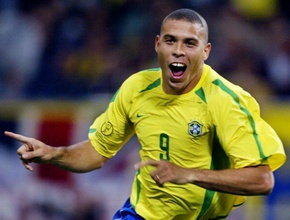
#> input picture image/ronaldo.jpg, 290 x 220 px, shrunk from 594 x 451 before the run
$ python face_detrect.py
#> lines starting #> are read from the running program, lines starting #| are printed output that depends on the picture; after the words box and inside, x2 and y2 are one past the last pixel; in counts of white or black regions, pixels touching at a corner belong together
import cv2 as cv

#create CascadeClassifier
haar_cascade = cv.CascadeClassifier('haar_face.xml')

"""image ronaldo"""
img_ronaldo = cv.imread('../image/ronaldo.jpg')
#> img_ronaldo is the input picture: shape (220, 290, 3); mean B, G, R 67.2, 96, 102.3
#cv.imshow('ronaldo', img_ronaldo)

gray_ronaldo = cv.cvtColor(img_ronaldo, cv.COLOR_BGR2GRAY)
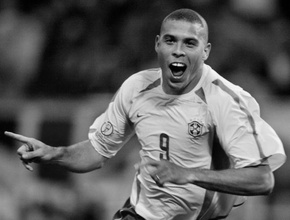
#> gray_ronaldo: shape (220, 290); min 0, max 249, mean 94.6
#cv.imshow('gray_ronaldo', gray_ronaldo)

faces_rect_ronaldo = haar_cascade.detectMultiScale(gray_ronaldo, scaleFactor=1.1, minNeighbors=3)
#> faces_rect_ronaldo = [[150, 18, 61, 61]]
print(f'Number of faces found = {len(faces_rect_ronaldo)}')
#| Number of faces found = 1

for (x,y,w,h) in faces_rect_ronaldo:
    cv.rectangle(img_ronaldo, (x,y), (x+w, y+h), (0,255,0), thickness=3)
#> this loop made 1 pass
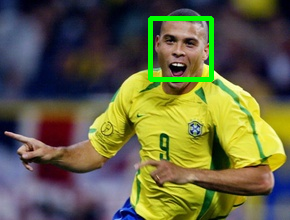
#> img_ronaldo: shape (220, 290, 3); 1.89% of pixels changed, all inside (x1, y1, x2, y2) = (148, 16, 214, 82)

cv.imshow('ronaldo_face', img_ronaldo)

"""image brazil"""
img_brazil = cv.imread('../image/brazil2002.jpg')
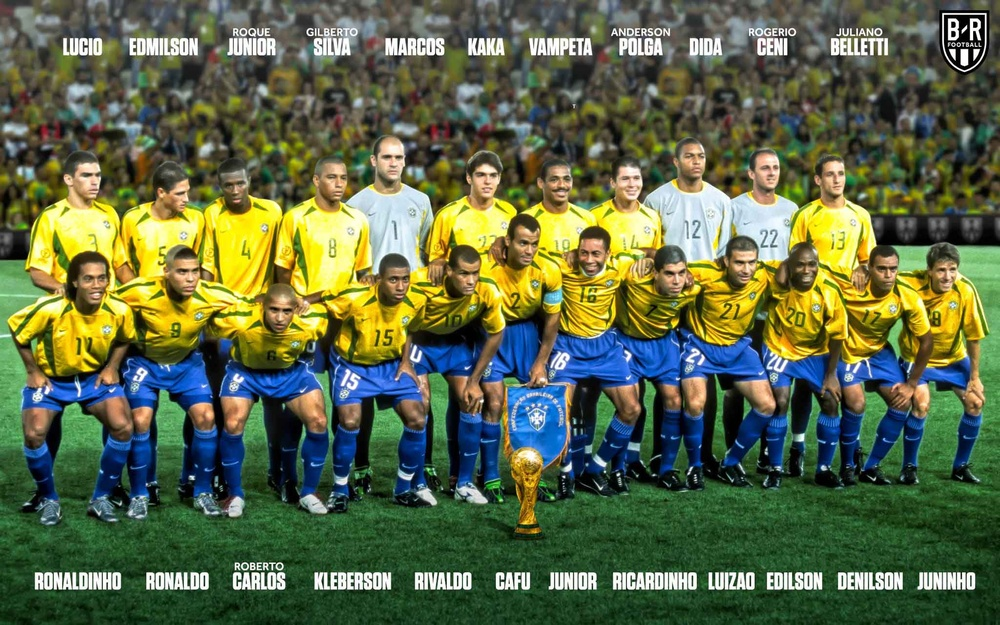
#> input picture image/brazil2002.jpg, 1000 x 625 px, shrunk from 2048 x 1280 before the run
#> img_brazil is the input picture: shape (625, 1000, 3); mean B, G, R 70.5, 104.7, 92.7
#cv.imshow('brazil', img_brazil)

gray_brazil = cv.cvtColor(img_brazil, cv.COLOR_BGR2GRAY)
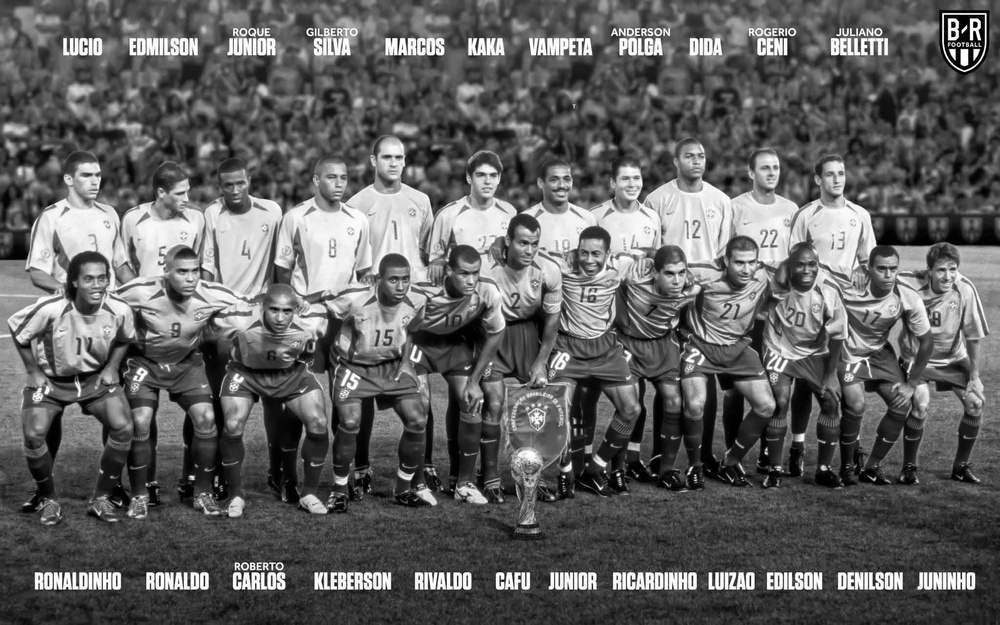
#> gray_brazil: shape (625, 1000); min 0, max 255, mean 97.2
#cv.imshow('gray_brazil', gray_brazil)

faces_rect_brazil = haar_cascade.detectMultiScale(gray_brazil, scaleFactor=1.1, minNeighbors=8)
#> faces_rect_brazil = 14 rows, first 6: [679, 143, 33, 33], [755, 155, 31, 31], [820, 162, 32, 32], [77, 164, 31, 31], [470, 162, 34, 34], [320, 164, 34, 34]
print(f'Number of faces found = {len(faces_rect_brazil)}')
#| Number of faces found = 14

for (x,y,w,h) in faces_rect_brazil:
    cv.rectangle(img_brazil, (x,y), (x+w, y+h), (0,255,0), thickness=3)
#> this loop made 14 passes
#> (x, y, w, h) on passes 1 to 12: (679, 143, 33, 33), (755, 155, 31, 31), (820, 162, 32, 32), (77, 164, 31, 31), (470, 162, 34, 34), (320, 164, 34, 34), (614, 166, 33, 33), (76, 263, 39, 39), (374, 143, 37, 37), (544, 166, 34, 34), (929, 257, 34, 34), (658, 261, 34, 34)
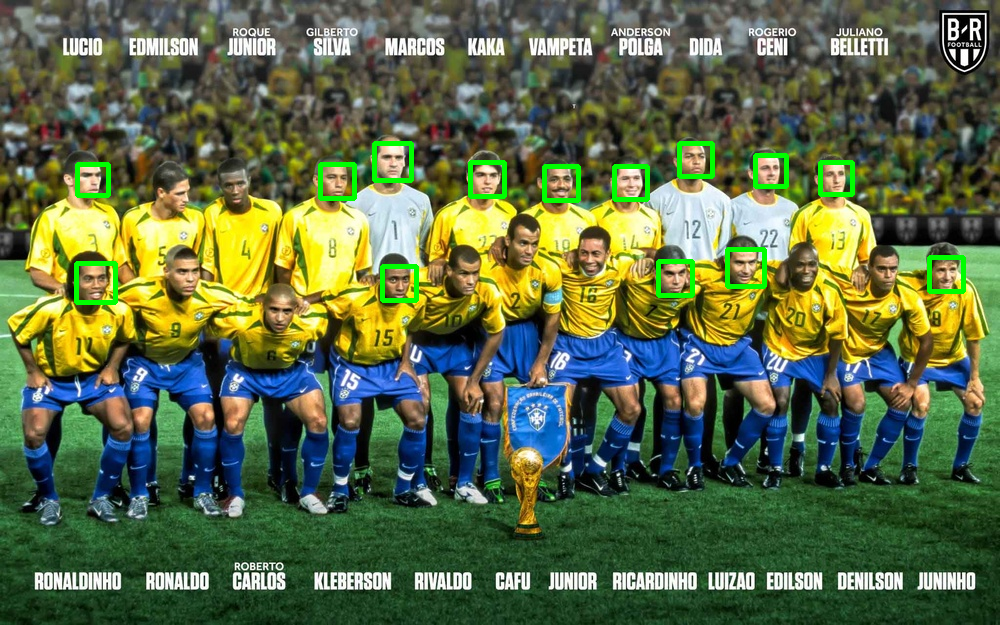
#> img_brazil: shape (625, 1000, 3); 1.5% of pixels changed, all inside (x1, y1, x2, y2) = (74, 141, 966, 305)

cv.imshow('brazil_face', img_brazil)

#wait for a specific delay (time in ms)
cv.waitKey(0)
